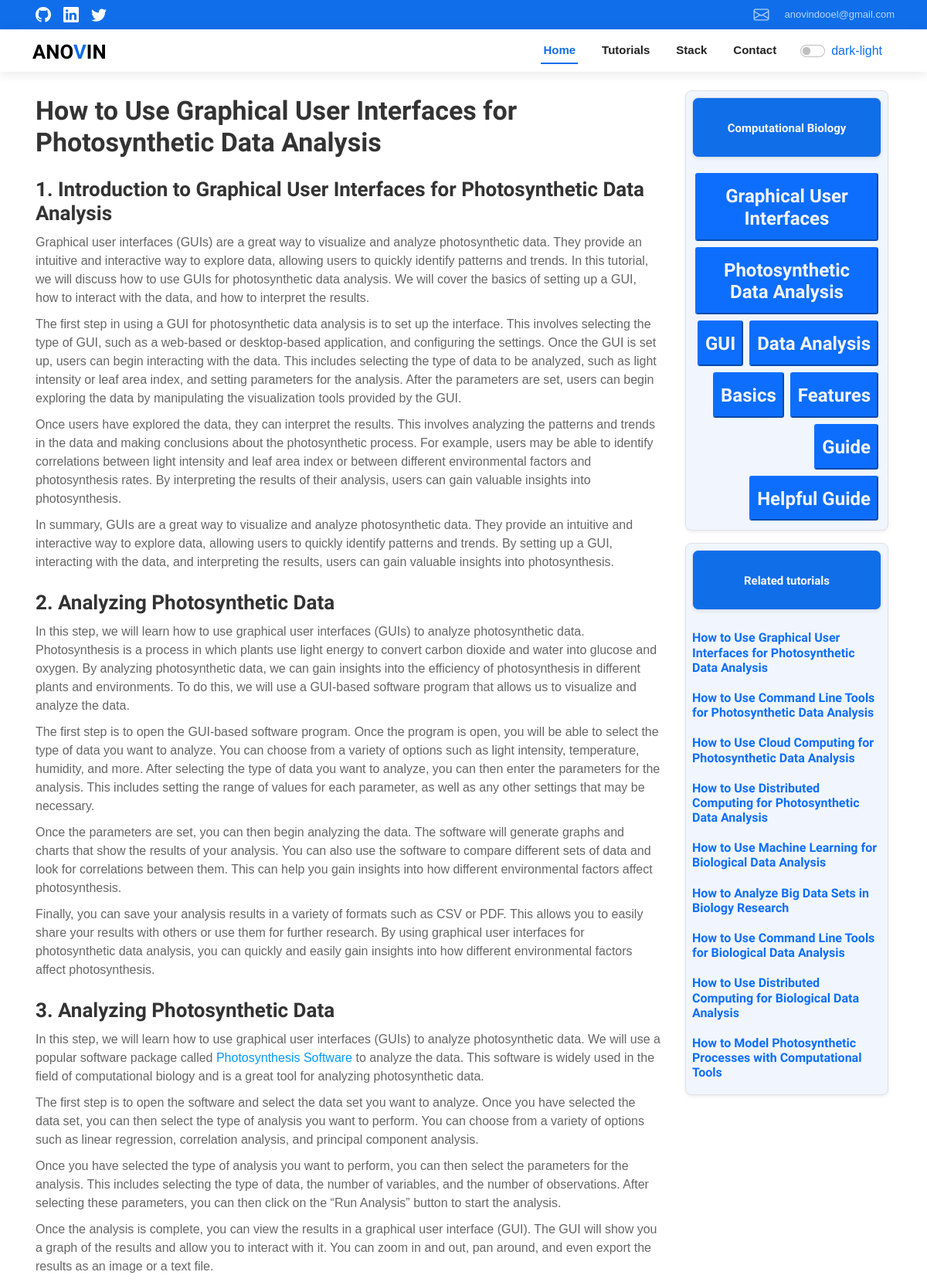
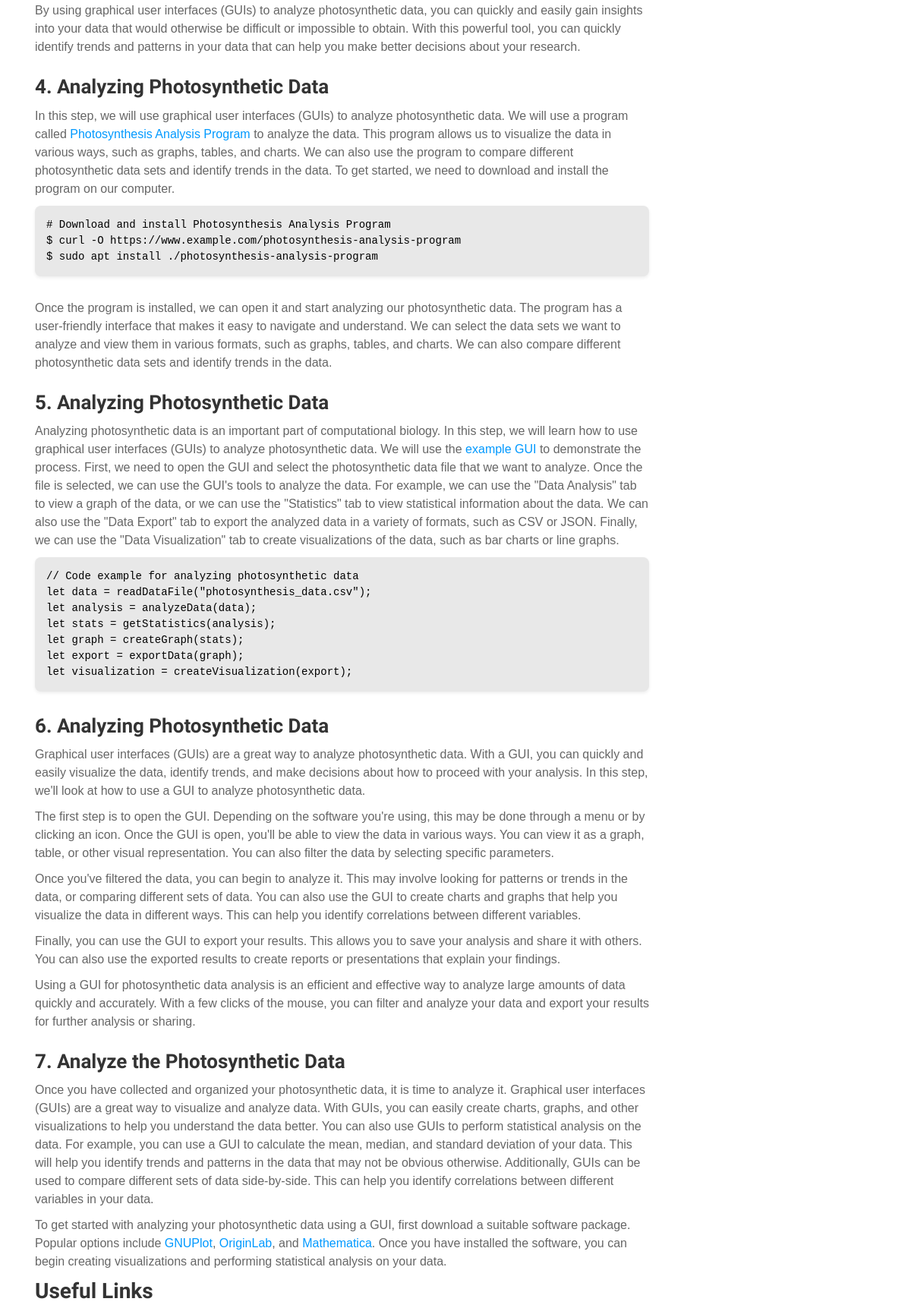
The app's page /tutorial/how-to-use-graphical-user-interfaces-for-photosynthetic-data-analysis/ (upper part) with its own data (2 pictures, top to bottom).
### web/models.py (models this page shows, shortened)
class Tutorial(models.Model):
    title = models.CharField(max_length=255)
    slug = models.CharField(max_length=225, null=True, blank=True)
    meta_description = models.TextField()
    introduction = models.TextField()
    steps = models.TextField()
    content = models.TextField()
    tags = models.ManyToManyField(Tag, blank=True)
    img = models.ImageField(upload_to='tutorials/images/', null=True, blank=True)
    category = models.ForeignKey(Category, on_delete=models.SET_NULL, null=True, blank=True)
    def get_absolute_url(self):
        return reverse('single_tutorial', kwargs={
            'slug': self.slug
        })

class Category(models.Model):
    name = models.CharField(max_length=250)
    slug = models.CharField(max_length=250)
    def __str__(self):
        return self.name
    def get_absolute_url(self):
        return reverse('single_category', kwargs={
            'slug': self.slug
        })

class Tag(models.Model):
    name = models.CharField(max_length=255)
    slug = models.CharField(max_length=255)
    def __str__(self):
        return self.name
    def get_absolute_url(self):
        return reverse('single_tag', kwargs={
            'slug': self.slug
        })

### web/views.py (the view)
# urls.py: path('tutorial/<str:slug>/', views.single_tutorial, name='single_tutorial'),
def single_tutorial(request, slug=None):
    obj = get_object_or_404(Tutorial, slug=slug)
    related_articles = Tutorial.objects.filter(category=obj.category)[:10]
    return render(request, 'tutorials/single_tutorial.html',
                  context={'tutorial': obj, 'related_tutorials': related_articles})

### web/templates/tutorials/single_tutorial.html (shortened to what this page needs)
<!DOCTYPE html>
{% load static %}
<html lang="en" style="filter:invert(100); ">
<head>
    {% include 'head.html' %}
</head>
<body>
{% include 'menu.html' %}
<div class="container ">
    <div class="d-flex justify-content-center p-0 mt-3 mb-3">
        <div class="col-12 col-md-9">
            <div class="p-1 pe-lg-4">
                {{tutorial.content|safe}}
            </div>
        </div>
        <div class="col-3 p-2 d-flex justify-content-end d-none d-md-block">
            <div class="d-flex flex-column p-2 shadow-sm border" style="border-radius: 8px; background: #f1f6fe;">
                <a href="{{tutorial.category.get_absolute_url}}">
                    <button class="btn btn-sm btn-light d-flex p-3 shadow-sm mb-3 w-100 d-flex flex-column border"
                            style="background: #106ee9; color: black; font-weight: 100; border-radius: 8px;">
                        <h3 class="w-100 pt-1 pb-1 text-light"
                            style="font-size:15px;border-radius: 4px; font-weight: 800;">
                            {{ tutorial.category }}
                        </h3>
                    </button>
                </a>
                <div class="d-flex flex-wrap justify-content-end align-items-center">{% for tag in tutorial.tags.all %}
                    <a href="{{tag.get_absolute_url}}">
                        <button class="btn-sm btn-primary m-1 text-bg-primary" style="font-size:13px;">
                            <h4 style="color: whitesmoke;">{{tag}}</h4>
                        </button>
                    </a>
                    {%endfor%}
                </div>
            </div>
            <div class="d-flex flex-column p-2 shadow-sm mt-3 border" style="border-radius: 8px; background: #f1f6fe;">
                <div>
                    <button class="btn btn-sm btn-light d-flex p-3 shadow-sm mb-3 w-100 d-flex flex-column border"
                            style="background: #106ee9; color: black; font-weight: 100; border-radius: 8px;">
                        <h3 class="w-100 pt-1 pb-1 text-light"
                            style="font-size:15px;border-radius: 4px; font-weight: 800;">
                            Related tutorials
                        </h3>
                    </button>
                </div>
                <div class="d-flex flex-column  ">{% for tut in related_tutorials %}
                    <a href="{{tut.get_absolute_url}}">
                        <p class=" m-1 " style="font-size:13px; color: black;">
                        <h6 class="text-primary">{{tut.title}}</h6>
                        </p>
                    </a>
                    {%endfor%}
                </div>
            </div>
        </div>
    </div>
</div>
</body>
</html>

### web/static/assets/css/style.css (style rules this page uses)
body { font-family: "Open Sans", sans-serif; color: #444444; }
a { color: #106eea; text-decoration: none; }
h1, h2, h3, h4, h5, h6 { font-family: "Roboto", sans-serif; }

### web/templates/tutorials/single_tutorial.html (style rules this page uses)
body { font-family: 'Montserrat', sans-serif; }
pre { background: #e8e8e8; color: black; padding: 3px; border-radius: 3px; margin-bottom: 30px; display: block; }
h1, h2, h3, h4, h6 { color: #333; margin-top: 10px; margin-bottom: 8px; font-weight: 800; font-family: "Josefin Sans", sans-serif; }
h2 { font-size: 26px; margin-top: 25px; }
h1 { font-size: 34px; }
p { margin-top: 10px; margin-bottom: 10px; color: #666; font-weight: 200; }
a { color: #0099ff; }
pre { border-radius: 8px; box-shadow: 0 .125rem .25rem rgba(0, 0, 0, .075) !important; padding: 15px; }

### records on screen
Tutorial: content "How to Use Graphical User Interfaces for Photosynthetic Data Analysis 1. Introduction to Graphical User Interfaces for Photosynthetic Data Analysis Graphical user interfaces (GUIs) are a great way to visualize and analyze photosynthetic data. They provide an intuitive and interactive way to explore data, allowing users to quickly identify patterns and trends. In this tutorial, we will discuss how to use GUIs for photosynthetic data analysis. We will cover the basics of setting up a GUI, how to interact with the data, and how to interpret the results. The first step in using a GUI for photosynthetic data analysis is to set up the interface. This involves selecting the type of GUI, such as a…", category "Computational Biology", title "How to Use Graphical User Interfaces for Photosynthetic Data Analysis"
Tag: name "Graphical User Interfaces"
Tag: name "Photosynthetic Data Analysis"
Tag: name "GUI"
Tag: name "Data Analysis"
Tag: name "Basics"
Tag: name "Features"
Tag: name "Guide"
Tag: name "Helpful Guide"
Tutorial: title "How to Use Command Line Tools for Photosynthetic Data Analysis"
Tutorial: title "How to Use Cloud Computing for Photosynthetic Data Analysis"
Tutorial: title "How to Use Distributed Computing for Photosynthetic Data Analysis"
Tutorial: title "How to Use Machine Learning for Biological Data Analysis"
Tutorial: title "How to Analyze Big Data Sets in Biology Research"
Tutorial: title "How to Use Command Line Tools for Biological Data Analysis"
Tutorial: title "How to Use Distributed Computing for Biological Data Analysis"
Tutorial: title "How to Model Photosynthetic Processes with Computational Tools"
